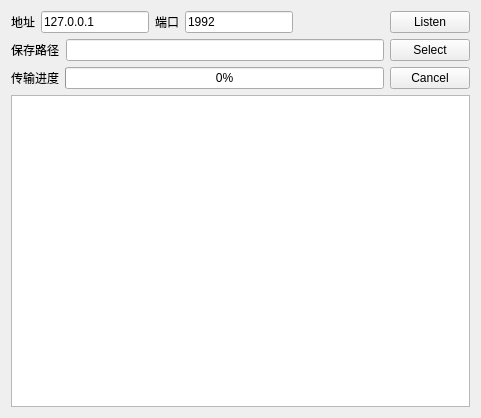
<?xml version="1.0" encoding="UTF-8"?>
<ui version="4.0">
 <class>ServerWidget</class>
 <widget class="QWidget" name="ServerWidget">
  <property name="geometry">
   <rect>
    <x>0</x>
    <y>0</y>
    <width>481</width>
    <height>418</height>
   </rect>
  </property>
  <property name="windowTitle">
   <string>Server &amp;&amp; Receiver</string>
  </property>
  <layout class="QVBoxLayout" name="verticalLayout">
   <item>
    <layout class="QHBoxLayout" name="horizontalLayout">
     <item>
      <widget class="QLabel" name="label">
       <property name="text">
        <string>地址</string>
       </property>
      </widget>
     </item>
     <item>
      <widget class="QLineEdit" name="editAddress">
       <property name="text">
        <string>127.0.0.1</string>
       </property>
      </widget>
     </item>
     <item>
      <widget class="QLabel" name="label_2">
       <property name="text">
        <string>端口</string>
       </property>
      </widget>
     </item>
     <item>
      <widget class="QLineEdit" name="editPort">
       <property name="text">
        <string>1992</string>
       </property>
      </widget>
     </item>
     <item>
      <spacer name="horizontalSpacer">
       <property name="orientation">
        <enum>Qt::Horizontal</enum>
       </property>
       <property name="sizeHint" stdset="0">
        <size>
         <width>40</width>
         <height>20</height>
        </size>
       </property>
      </spacer>
     </item>
     <item>
      <widget class="QPushButton" name="btnListen">
       <property name="text">
        <string>Listen</string>
       </property>
      </widget>
     </item>
    </layout>
   </item>
   <item>
    <layout class="QHBoxLayout" name="horizontalLayout_2">
     <item>
      <widget class="QLabel" name="label_3">
       <property name="text">
        <string>保存路径</string>
       </property>
      </widget>
     </item>
     <item>
      <widget class="QLineEdit" name="editPath"/>
     </item>
     <item>
      <widget class="QPushButton" name="btnSelect">
       <property name="text">
        <string>Select</string>
       </property>
      </widget>
     </item>
    </layout>
   </item>
   <item>
    <layout class="QHBoxLayout" name="horizontalLayout_3">
     <item>
      <widget class="QLabel" name="label_4">
       <property name="text">
        <string>传输进度</string>
       </property>
      </widget>
     </item>
     <item>
      <widget class="QProgressBar" name="progressBar">
       <property name="value">
        <number>0</number>
       </property>
       <property name="alignment">
        <set>Qt::AlignCenter</set>
       </property>
      </widget>
     </item>
     <item>
      <widget class="QPushButton" name="btnCancel">
       <property name="text">
        <string>Cancel</string>
       </property>
      </widget>
     </item>
    </layout>
   </item>
   <item>
    <widget class="QTextEdit" name="textEdit"/>
   </item>
  </layout>
 </widget>
 <resources/>
 <connections/>
</ui>
